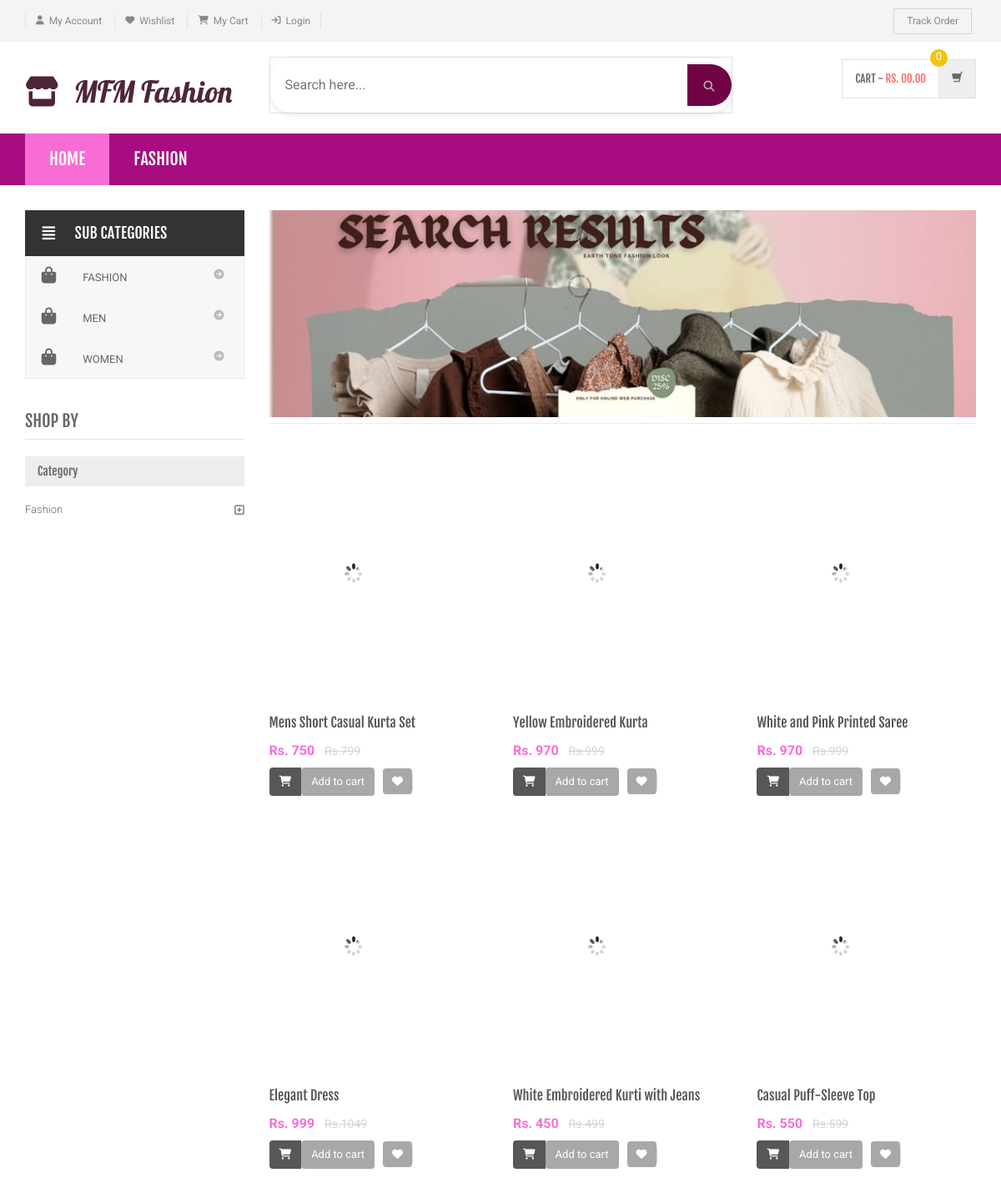
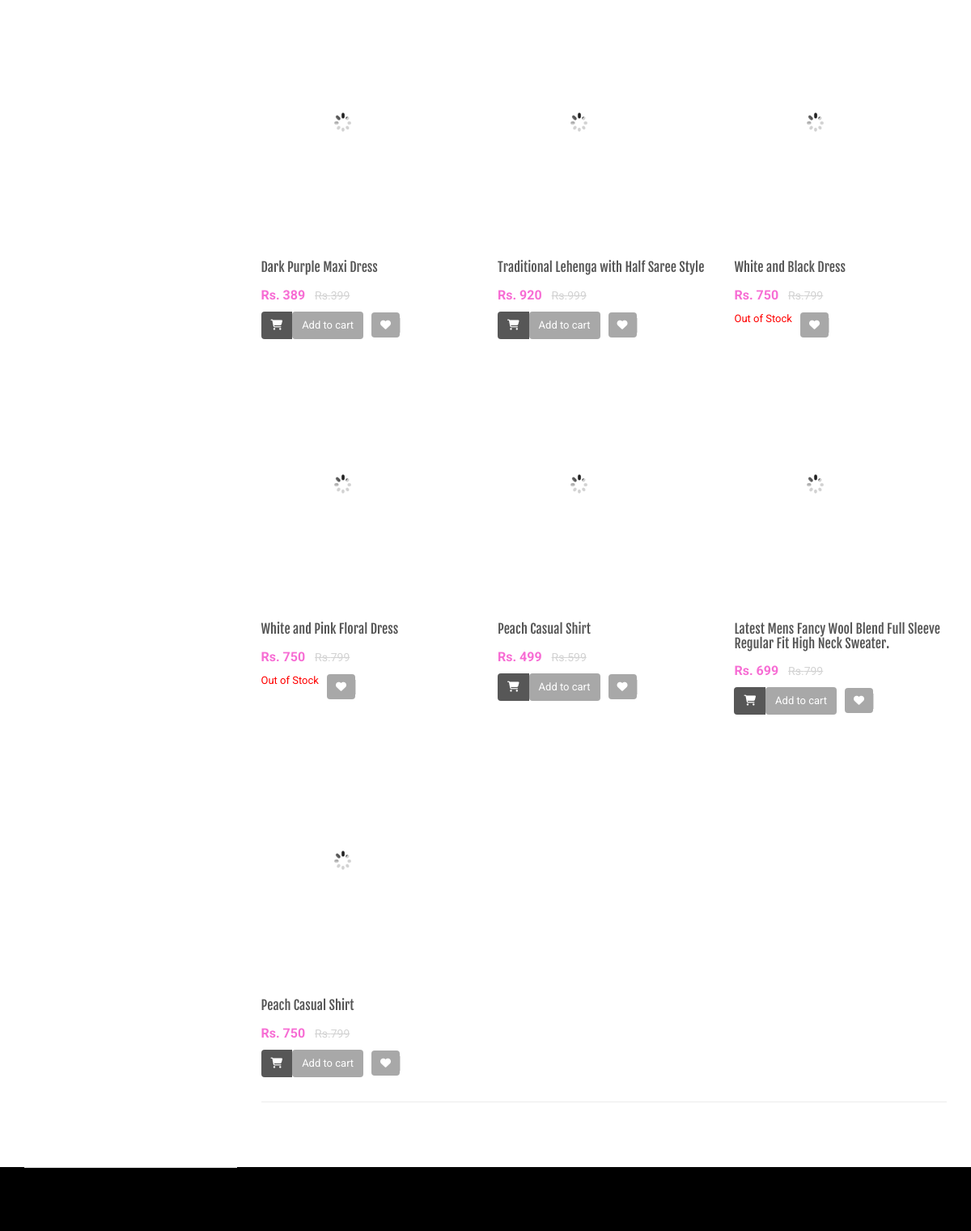
The page /shopping/search-result.php (upper part) on the database as committed earlier (2 pictures, top to bottom).
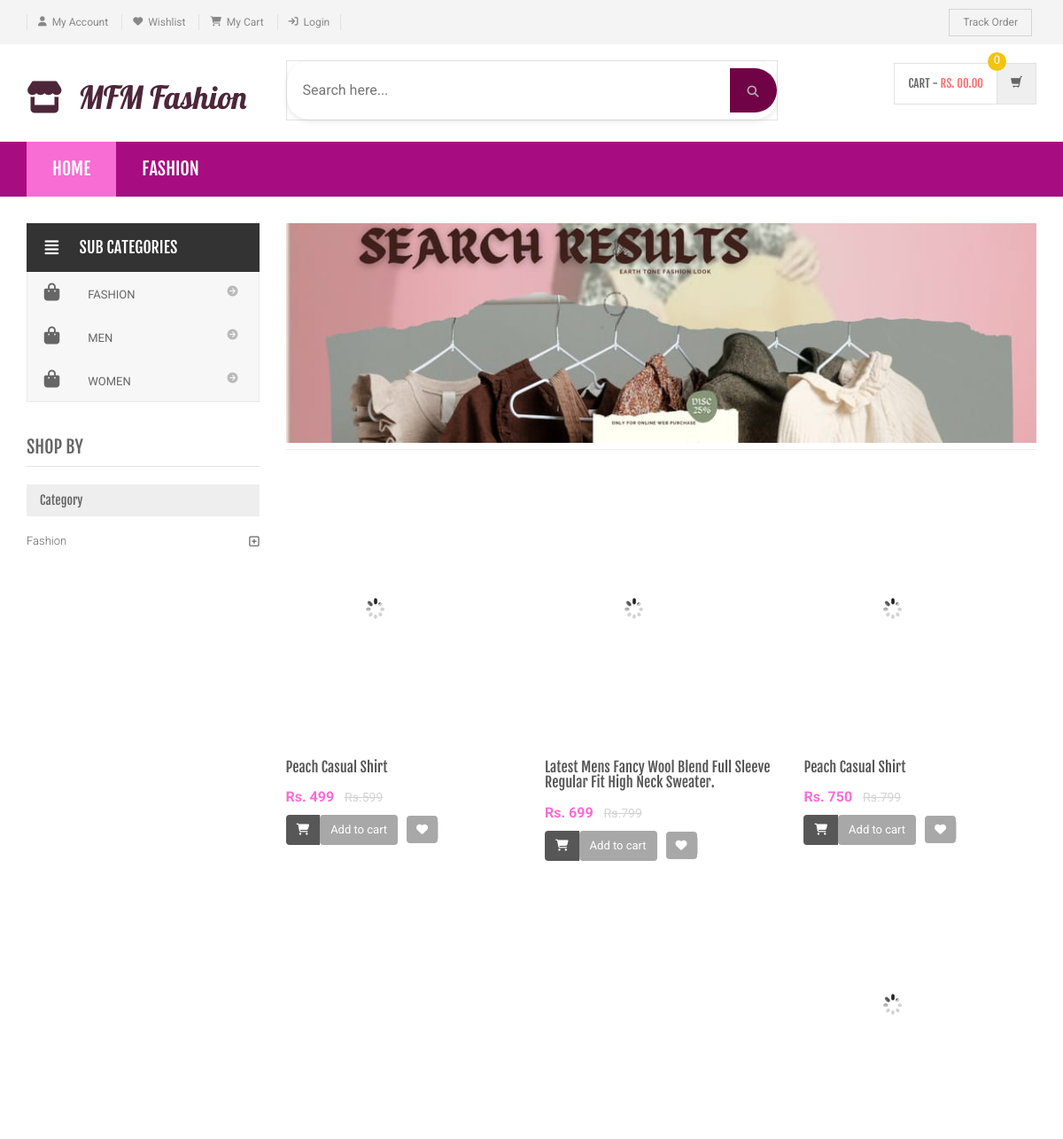
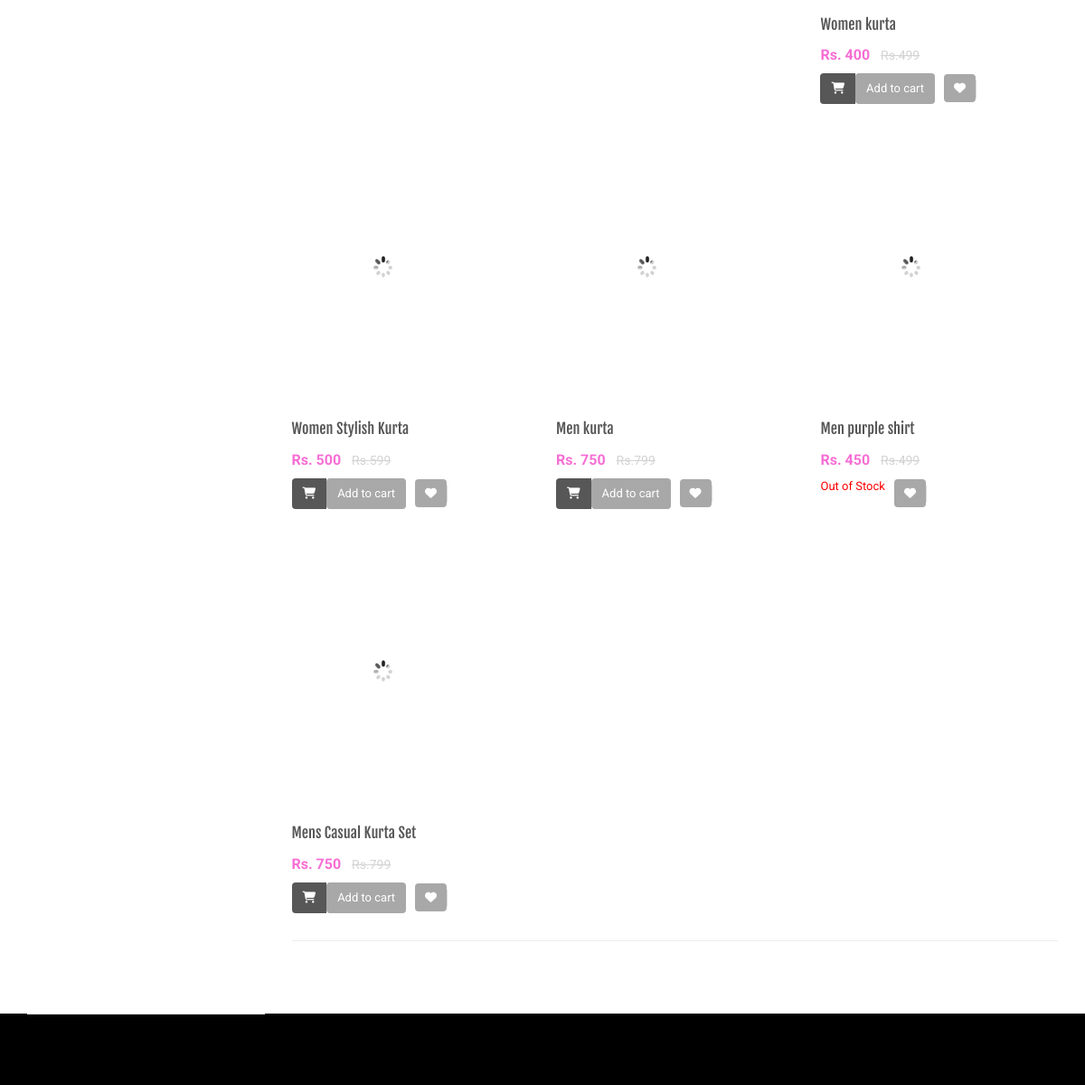
The same page on the database as committed later (2 pictures, top to bottom).
### tables this page shows
CREATE TABLE `category` (
  `id` int(11) NOT NULL,
  `categoryName` varchar(255) DEFAULT NULL,
  `categoryDescription` longtext DEFAULT NULL,
  `creationDate` timestamp NOT NULL DEFAULT current_timestamp(),
  `updationDate` varchar(255) DEFAULT NULL
);

CREATE TABLE `subcategory` (
  `id` int(11) NOT NULL,
  `categoryid` int(11) DEFAULT NULL,
  `subcategory` varchar(255) DEFAULT NULL,
  `creationDate` timestamp NULL DEFAULT current_timestamp(),
  `updationDate` varchar(255) DEFAULT NULL
);

CREATE TABLE `products` (
  `id` int(11) NOT NULL,
  `category` int(11) NOT NULL,
  `subCategory` int(11) DEFAULT NULL,
  `productName` varchar(255) DEFAULT NULL,
  `productCompany` varchar(255) DEFAULT NULL,
  `productPrice` int(11) DEFAULT NULL,
  `productPriceBeforeDiscount` int(11) DEFAULT NULL,
  `productDescription` longtext DEFAULT NULL,
  `productImage1` varchar(255) DEFAULT NULL,
  `productImage2` varchar(255) DEFAULT NULL,
  `productImage3` varchar(255) DEFAULT NULL,
  `shippingCharge` int(11) DEFAULT NULL,
  `productAvailability` varchar(255) DEFAULT NULL,
  `postingDate` timestamp NULL DEFAULT current_timestamp(),
  `updationDate` varchar(255) DEFAULT NULL
);

### shopping/search-result.php (the view, shortened to what the rows shown need)
<?php
include('includes/config.php');
$find="%{$_POST['product']}%";
?>
<!DOCTYPE html>
<html lang="en">
	<head>
	    <link rel="stylesheet" href="assets/css/bootstrap.min.css">
	    <link rel="stylesheet" href="assets/css/main.css">
	    <link rel="stylesheet" href="assets/css/red.css">
	    <link rel="stylesheet" href="assets/css/owl.carousel.css">
		<link rel="stylesheet" href="assets/css/owl.transitions.css">
		<link href="assets/css/lightbox.css" rel="stylesheet">
		<link rel="stylesheet" href="assets/css/animate.min.css">
		<link rel="stylesheet" href="assets/css/rateit.css">
		<link rel="stylesheet" href="assets/css/bootstrap-select.min.css">
		<link rel="stylesheet" href="assets/css/config.css">
		<link href="assets/css/green.css" rel="alternate stylesheet" title="Green color">
		<link href="assets/css/blue.css" rel="alternate stylesheet" title="Blue color">
		<link href="assets/css/red.css" rel="alternate stylesheet" title="Red color">
		<link href="assets/css/orange.css" rel="alternate stylesheet" title="Orange color">
		<link href="assets/css/dark-green.css" rel="alternate stylesheet" title="Darkgreen color">
		<link rel="stylesheet" href="assets/css/font-awesome.min.css">
	</head>
    <body class="cnt-home">
<header class="header-style-1">
<?php include('includes/main-header.php');?>
<?php include('includes/menu-bar.php');?>
</header>
<div class="body-content outer-top-xs">
	<div class='container'>
		<div class='row outer-bottom-sm'>
			<div class='col-md-3 sidebar'>
<div class="side-menu animate-dropdown outer-bottom-xs">
<div class="side-menu animate-dropdown outer-bottom-xs">
    <nav class="yamm megamenu-horizontal" role="navigation">
        <ul class="nav">
            <li class="dropdown menu-item">
              <?php $sql=mysqli_query($con,"select id,subcategory  from subcategory");
while($row=mysqli_fetch_array($sql))
{
    ?>
                <a href="sub-category.php?scid=<?php echo $row['id'];?>" class="dropdown-toggle"><i class="icon fa fa-shopping-bag fa-fw"></i>
                <?php echo $row['subcategory'];?></a>
                <?php }?>
</li>
</ul>
    </nav>
</div>
</div>
	            <div class="sidebar-module-container">
	            	<div class="sidebar-filter">
<div class="sidebar-widget wow fadeInUp outer-bottom-xs ">
	<div class="sidebar-widget-body m-t-10">
	         <?php $sql=mysqli_query($con,"select id,categoryName  from category");
while($row=mysqli_fetch_array($sql))
{
    ?>
		<div class="accordion">
	    	<div class="accordion-group">
	            <div class="accordion-heading">
	                <a href="category.php?cid=<?php echo $row['id'];?>"  class="accordion-toggle collapsed">
	                   <?php echo $row['categoryName'];?>
	                </a>
	            </div>
	        </div>
	    </div>
	    <?php } ?>
	</div>
</div>
	            	</div>
	            </div>
            </div>
			<div class='col-md-9'>
				<div class="search-result-container">
					<div id="myTabContent" class="tab-content">
						<div class="tab-pane active " id="grid-container">
							<div class="category-product  inner-top-vs">
								<div class="row">
			<?php
$ret=mysqli_query($con,"select * from products where productName like '$find'");
$num=mysqli_num_rows($ret);
if($num>0)
{
while ($row=mysqli_fetch_array($ret))
{?>
		<div class="col-sm-6 col-md-4 wow fadeInUp">
			<div class="products">
	<div class="product">
		<div class="product-image">
			<div class="image">
				<a href="product-details.php?pid=<?php echo htmlentities($row['id']);?>"><img  src="assets/images/blank.gif" data-echo="admin/productimages/<?php echo htmlentities($row['id']);?>/<?php echo htmlentities($row['productImage1']);?>" alt="" width="200" height="300"></a>
			</div>
		</div>
		<div class="product-info text-left">
			<h3 class="name"><a href="product-details.php?pid=<?php echo htmlentities($row['id']);?>"><?php echo htmlentities($row['productName']);?></a></h3>
			<div class="product-price">
				<span class="price">
					Rs. <?php echo htmlentities($row['productPrice']);?>			</span>
										     <span class="price-before-discount">Rs.<?php echo htmlentities($row['productPriceBeforeDiscount']);?></span>
			</div>
		</div>
					<div class="cart clearfix animate-effect">
				<div class="action">
					<ul class="list-unstyled">
						<li class="add-cart-button btn-group">
					<?php if($row['productAvailability']=='In Stock'){?>
										<button class="btn btn-primary icon" data-toggle="dropdown" type="button">
								<i class="fa fa-shopping-cart"></i>
							</button>
							<a href="category.php?page=product&action=add&id=<?php echo $row['id']; ?>">
							<button class="btn btn-primary" type="button">Add to cart</button></a>
								<?php } else {?>
							<div class="action" style="color:red">Out of Stock</div>
					<?php } ?>
						</li>
		                <li class="lnk wishlist">
							<a class="add-to-cart" href="category.php?pid=<?php echo htmlentities($row['id'])?>&&action=wishlist" title="Wishlist">
								 <i class="icon fa fa-heart"></i>
							</a>
						</li>
					</ul>
				</div>
			</div>
			</div>
			</div>
		</div>
	  <?php } } else {?>
		<div class="col-sm-6 col-md-4 wow fadeInUp"> <h3>No Product Found</h3>
		</div>
<?php } ?>
										</div>
							</div>
						</div>
				</div>
			</div>
		</div></div>
</div>
</div>
</body>
</html>

### shopping/includes/menu-bar.php (shortened to what the rows shown need)
<div class="header-nav animate-dropdown">
    <div class="container">
        <div class="yamm navbar navbar-default" role="navigation">
            <div class="nav-bg-class">
                <div class="navbar-collapse collapse" id="mc-horizontal-menu-collapse">
	<div class="nav-outer">
		<ul class="nav navbar-nav">
              <?php $sql=mysqli_query($con,"select id,categoryName  from category limit 6");
while($row=mysqli_fetch_array($sql))
{
    ?>
			<li class="dropdown yamm">
				<a href="category.php?cid=<?php echo $row['id'];?>"> <?php echo $row['categoryName'];?></a>
			</li>
			<?php } ?>
		</ul>
	</div>
</div>
            </div>
        </div>
    </div>
</div>

Rows that differ between the two databases and show on the page:
removed products: productName "Mens Short Casual Kurta Set", productPrice "750", productPriceBeforeDiscount "799"
removed products: productName "Yellow Embroidered Kurta", productPrice "970", productPriceBeforeDiscount "999"
removed products: productName "White and Pink Printed Saree", productPrice "970", productPriceBeforeDiscount "999"
removed products: productName "Elegant Dress", productPrice "999", productPriceBeforeDiscount "1049"
removed products: productName "White Embroidered Kurti with Jeans", productPrice "450", productPriceBeforeDiscount "499"
removed products: productName "Casual Puff-Sleeve Top", productPrice "550", productPriceBeforeDiscount "599"
removed products: productName "Dark Purple Maxi Dress", productPrice "389", productPriceBeforeDiscount "399"
removed products: productName "Traditional Lehenga with Half Saree Style", productPrice "920", productPriceBeforeDiscount "999"
removed products: productName "White and Black Dress", productPrice "750", productPriceBeforeDiscount "799", productAvailability "Out of Stock"
removed products: productName "White and Pink Floral Dress", productPrice "750", productPriceBeforeDiscount "799", productAvailability "Out of Stock"
added products: productName "Women kurta", productPrice "400", productPriceBeforeDiscount "499"
added products: productName "Women Stylish Kurta", productPrice "500", productPriceBeforeDiscount "599"
added products: productName "Men kurta", productPrice "750", productPriceBeforeDiscount "799"
added products: productName "Men purple shirt", productPrice "450", productPriceBeforeDiscount "499", productAvailability "Out of Stock"
added products: productName "Mens Casual Kurta Set", productPrice "750", productPriceBeforeDiscount "799"
